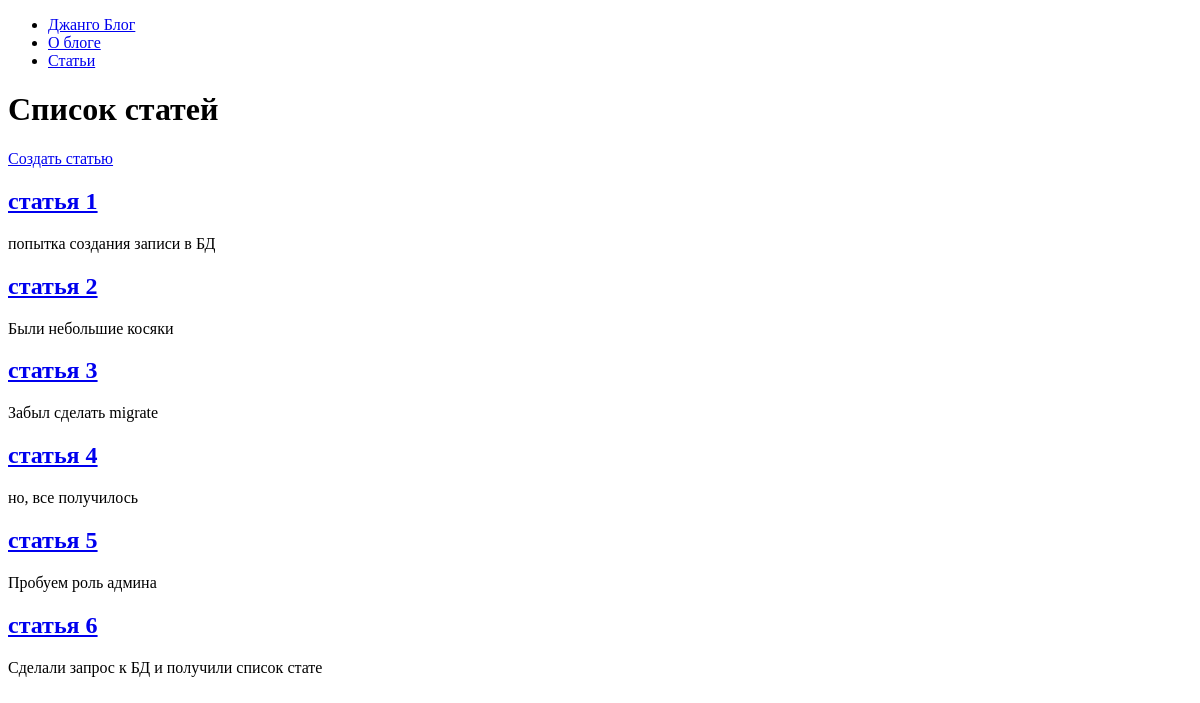
The page /articles/ on the database as committed earlier.
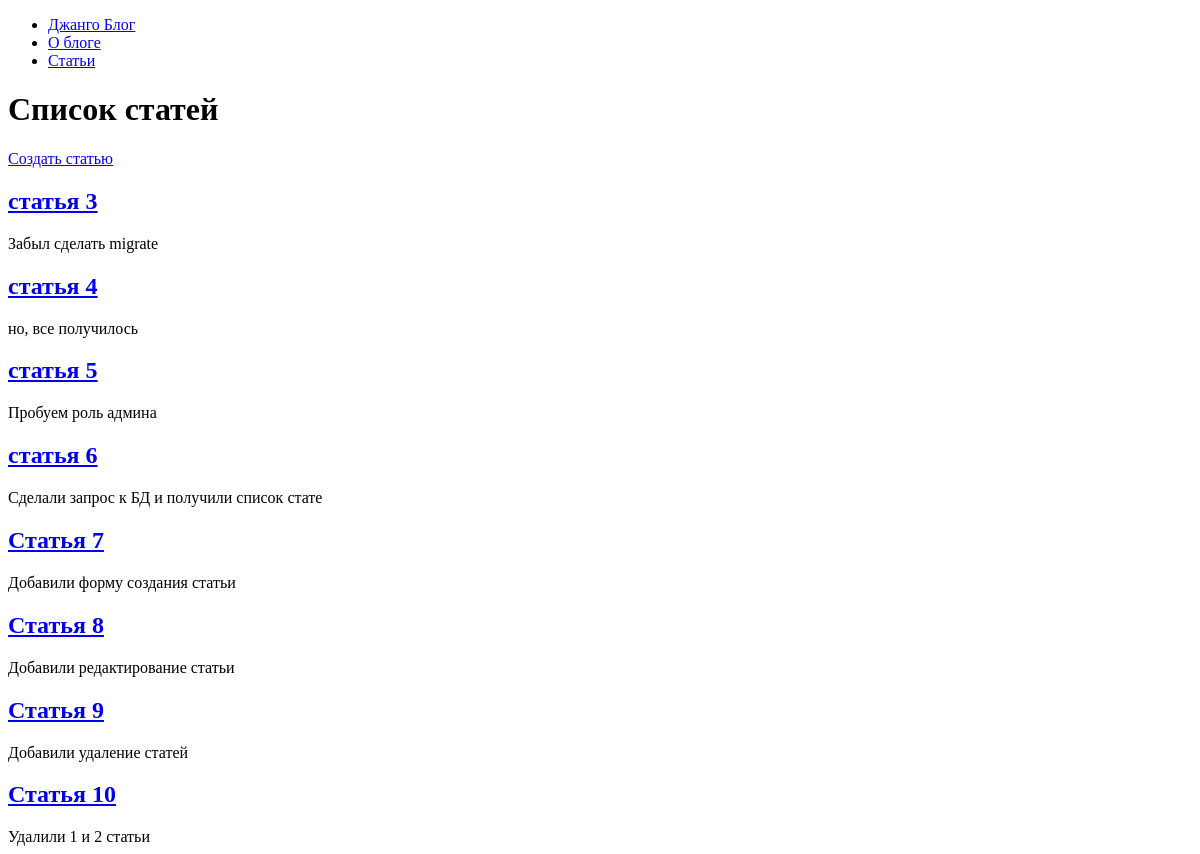
The same page on the database as committed later.
### hexlet_django_blog/article/models.py (models this page shows, shortened)
class Article(models.Model):
    name = models.CharField(max_length=200)
    body = models.TextField()
    created_at = models.DateTimeField(auto_now_add=True)
    updated_at = models.DateTimeField(auto_now=True)

### hexlet_django_blog/article/views.py (the view)
class IndexView(View):
    def get(self, request, *args, **kwargs):
        articles = Article.objects.all()[:15]
        return render(request, 'articles/index.html', context={
            'articles': articles,
        })

### hexlet_django_blog/article/templates/articles/index.html
{% extends "base.html" %}
{% block content %}
    <h1>Список статей</h1>
    <a href={%url 'articles_create'%}>Создать статью</a>
    {% for article in articles %}
        <h2>
            <a class="link" href="{% url 'article' article.id %}">
                {{ article.name }}
            </a>
        </h2>
        <div>{{ article.body }}</div>
    {% endfor %}
{% endblock %}

### hexlet_django_blog/templates/base.html (shortened to what this page needs)
<!DOCTYPE html>
<html lang="en">
<head>
</head>
<body>
<div id="sidebar">
    {% block sidebar %}
        <ul>
            <li><a href="/">Джанго Блог</a></li>
            <li><a href="/about/">О блоге</a></li>
            <li><a href="/articles/">Статьи</a></li>
        </ul>
    {% endblock %}
</div>
<div id="content">
    {% block content %}{% endblock %}
</div>
</body>
</html>

Rows that differ between the two databases and show on the page:
removed Article: name "статья 1", body "попытка создания записи в БД"
removed Article: name "статья 2", body "Были небольшие косяки"
added Article: name "Статья 7", body "Добавили форму создания статьи"
added Article: name "Статья 8", body "Добавили редактирование статьи"
added Article: name "Статья 9", body "Добавили удаление статей"
added Article: name "Статья 10", body "Удалили 1 и 2 статьи"
